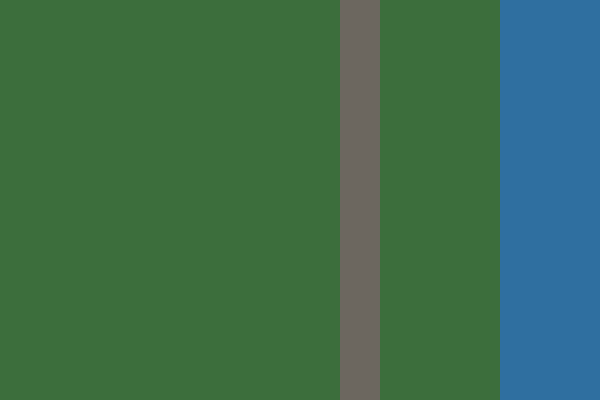

Tiled map render using the project's own tile images. Description and the whole map definition, tile-layer contents included, below:
An orthogonal 30x20 tile map with 20x20 px tiles, 1 tile layer (Ground), 4 tilesets.

<map orientation="orthogonal" renderorder="right-down" width="30" height="20" tilewidth="20" tileheight="20"><tileset firstgid="1" name="owned" tilewidth="20" tileheight="20"><image source="../assets/terrain.png" width="40" height="20" /><tile id="1"><properties><property name="trees" value="" /></properties></tile></tileset><tileset firstgid="3" name="owned-cliff-rock" tilewidth="20" tileheight="20"><image source="../assets/cliff.png" width="140" height="100" /><tile id="7"><properties><property name="large-cliff" value="" /></properties></tile><tile id="8"><properties><property name="large-cliff" value="" /></properties></tile><tile id="21"><properties><property name="large-cliff" value="" /></properties></tile><tile id="22"><properties><property name="large-cliff" value="" /></properties></tile><tile id="28"><properties><property name="large-cliff" value="" /></properties></tile><tile id="29"><properties><property name="large-cliff" value="" /></properties></tile></tileset><tileset firstgid="38" name="naval-ground" tilewidth="20" tileheight="20"><image source="../assets/naval-ground.png" width="100" height="160" /><tile id="1"><properties><property name="water" value="" /></properties></tile></tileset><tileset firstgid="78" name="owned-foundations" tilewidth="20" tileheight="20"><image source="../assets/foundation.png" width="100" height="20" /><tile id="1"><properties><property name="trees" value="" /></properties></tile><tile id="2"><properties><property name="cliff" value="" /></properties></tile><tile id="4"><properties><property name="res_pool" value="" /></properties></tile></tileset><layer name="Ground" width="30" height="20"><data encoding="csv">1,1,1,1,1,1,1,1,1,1,1,1,1,1,1,1,1,24,25,1,1,1,1,1,1,39,39,39,39,39,1,1,1,1,1,1,1,1,1,1,1,1,1,1,1,1,1,24,25,1,1,1,1,1,1,39,39,39,39,39,1,1,1,1,1,1,1,1,1,1,1,1,1,1,1,1,1,24,25,1,1,1,1,1,1,39,39,39,39,39,1,1,1,1,1,1,1,1,1,1,1,1,1,1,1,1,1,24,25,1,1,1,1,1,1,39,39,39,39,39,1,1,1,1,1,1,1,1,1,1,1,1,1,1,1,1,1,24,25,1,1,1,1,1,1,39,39,39,39,39,1,1,1,1,1,1,1,1,1,1,1,1,1,1,1,1,1,24,25,1,1,1,1,1,1,39,39,39,39,39,1,1,1,1,1,1,1,1,1,1,1,1,1,1,1,1,1,24,25,1,1,1,1,1,1,39,39,39,39,39,1,1,1,1,1,1,1,1,1,1,1,1,1,1,1,1,1,24,25,1,1,1,1,1,1,39,39,39,39,39,1,1,1,1,1,1,1,1,1,1,1,1,1,1,1,1,1,24,25,1,1,1,1,1,1,39,39,39,39,39,1,1,1,1,1,1,1,1,1,1,1,1,1,1,1,1,1,24,25,1,1,1,1,1,1,39,39,39,39,39,1,1,1,1,1,1,1,1,1,1,1,1,1,1,1,1,1,24,25,1,1,1,1,1,1,39,39,39,39,39,1,1,1,1,1,82,1,1,1,1,1,1,1,1,1,1,1,24,25,1,1,1,1,1,1,39,39,39,39,39,1,1,1,1,1,1,1,1,1,1,1,1,1,1,1,1,1,24,25,1,1,1,1,1,1,39,39,39,39,39,1,1,1,1,1,1,1,1,1,1,1,1,1,1,1,1,1,24,25,1,1,1,1,1,1,39,39,39,39,39,1,1,1,1,1,1,1,1,1,1,1,1,1,1,1,1,1,24,25,1,1,1,1,1,1,39,39,39,39,39,1,1,1,1,1,1,1,1,1,1,1,1,1,1,1,1,1,24,25,1,1,1,1,1,1,39,39,39,39,39,1,1,1,1,1,1,1,1,1,1,1,1,1,1,1,1,1,24,25,1,1,1,1,1,1,39,39,39,39,39,1,1,1,1,1,1,1,1,1,1,1,1,1,1,1,1,1,24,25,1,1,1,1,1,1,39,39,39,39,39,1,1,1,1,1,1,1,1,1,1,1,1,1,1,1,1,1,24,25,1,1,1,1,1,1,39,39,39,39,39,1,1,1,1,1,1,1,1,1,1,1,1,1,1,1,1,1,24,25,1,1,1,1,1,1,39,39,39,39,39</data></layer></map>
